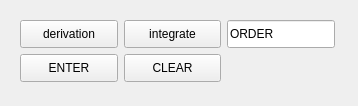
<?xml version="1.0" encoding="UTF-8"?>
<ui version="4.0">
 <class>Form</class>
 <widget class="QWidget" name="Form">
  <property name="geometry">
   <rect>
    <x>0</x>
    <y>0</y>
    <width>358</width>
    <height>106</height>
   </rect>
  </property>
  <property name="windowTitle">
   <string>Form</string>
  </property>
  <widget class="QWidget" name="">
   <property name="geometry">
    <rect>
     <x>20</x>
     <y>20</y>
     <width>315</width>
     <height>62</height>
    </rect>
   </property>
   <layout class="QGridLayout" name="gridLayout">
    <item row="0" column="0">
     <widget class="QPushButton" name="pushButton">
      <property name="sizePolicy">
       <sizepolicy hsizetype="Expanding" vsizetype="Expanding">
        <horstretch>0</horstretch>
        <verstretch>0</verstretch>
       </sizepolicy>
      </property>
      <property name="text">
       <string>derivation</string>
      </property>
     </widget>
    </item>
    <item row="0" column="1">
     <widget class="QPushButton" name="pushButton_2">
      <property name="sizePolicy">
       <sizepolicy hsizetype="Expanding" vsizetype="Expanding">
        <horstretch>0</horstretch>
        <verstretch>0</verstretch>
       </sizepolicy>
      </property>
      <property name="text">
       <string>integrate</string>
      </property>
     </widget>
    </item>
    <item row="0" column="2">
     <widget class="QLineEdit" name="lineEdit">
      <property name="sizePolicy">
       <sizepolicy hsizetype="Expanding" vsizetype="Expanding">
        <horstretch>0</horstretch>
        <verstretch>0</verstretch>
       </sizepolicy>
      </property>
      <property name="text">
       <string>ORDER</string>
      </property>
     </widget>
    </item>
    <item row="1" column="0">
     <widget class="QPushButton" name="pushButton_7">
      <property name="sizePolicy">
       <sizepolicy hsizetype="Expanding" vsizetype="Expanding">
        <horstretch>0</horstretch>
        <verstretch>0</verstretch>
       </sizepolicy>
      </property>
      <property name="text">
       <string>ENTER</string>
      </property>
     </widget>
    </item>
    <item row="1" column="1">
     <widget class="QPushButton" name="pushButton_8">
      <property name="sizePolicy">
       <sizepolicy hsizetype="Expanding" vsizetype="Expanding">
        <horstretch>0</horstretch>
        <verstretch>0</verstretch>
       </sizepolicy>
      </property>
      <property name="text">
       <string>CLEAR</string>
      </property>
     </widget>
    </item>
   </layout>
  </widget>
 </widget>
 <resources/>
 <connections/>
</ui>
